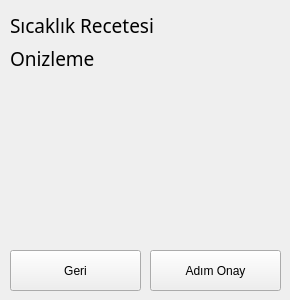
          <widget class="QWidget" name="page_2">
           <widget class="QCustomPlot" name="tPreview" native="true">
            <property name="geometry">
             <rect>
              <x>10</x>
              <y>80</y>
              <width>271</width>
              <height>161</height>
             </rect>
            </property>
           </widget>
           <widget class="QLabel" name="label_74">
            <property name="geometry">
             <rect>
              <x>10</x>
              <y>10</y>
              <width>211</width>
              <height>31</height>
             </rect>
            </property>
            <property name="font">
             <font>
              <family>Gill Sans MT</family>
              <pointsize>14</pointsize>
              <weight>9</weight>
              <italic>false</italic>
              <bold>false</bold>
             </font>
            </property>
            <property name="text">
             <string>Sıcaklık Recetesi</string>
            </property>
           </widget>
           <widget class="QPushButton" name="bTSaveStep">
            <property name="geometry">
             <rect>
              <x>150</x>
              <y>250</y>
              <width>131</width>
              <height>41</height>
             </rect>
            </property>
            <property name="text">
             <string>Adım Onay</string>
            </property>
           </widget>
           <widget class="QPushButton" name="bTBack3">
            <property name="geometry">
             <rect>
              <x>10</x>
              <y>250</y>
              <width>131</width>
              <height>41</height>
             </rect>
            </property>
            <property name="text">
             <string>Geri</string>
            </property>
           </widget>
           <widget class="QLabel" name="label_68">
            <property name="geometry">
             <rect>
              <x>10</x>
              <y>50</y>
              <width>231</width>
              <height>16</height>
             </rect>
            </property>
            <property name="font">
             <font>
              <family>Gill Sans MT</family>
              <pointsize>14</pointsize>
              <weight>9</weight>
              <italic>false</italic>
              <bold>false</bold>
             </font>
            </property>
            <property name="text">
             <string>Önizleme</string>
            </property>
           </widget>
          </widget>
